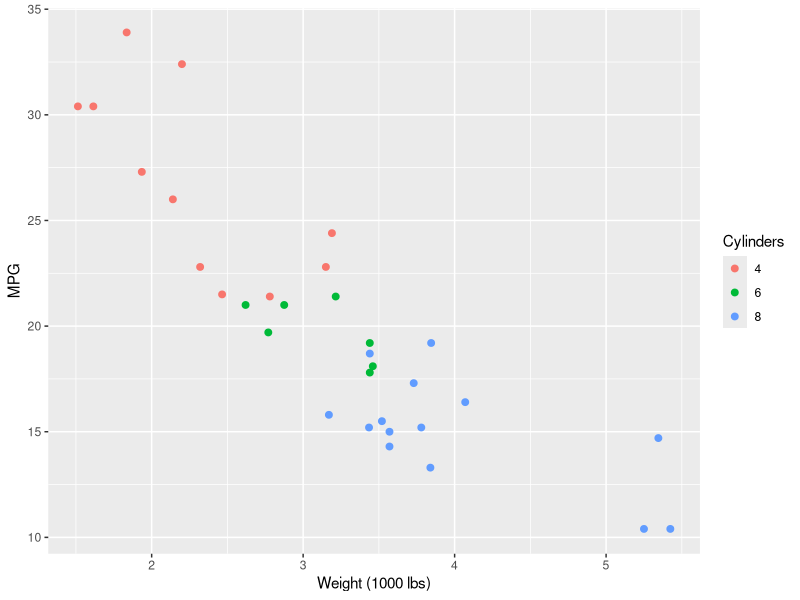

Generate this figure with R:
# title: Fuel efficiency vs. weight (ggplot2)
# source: ggplot2
library(ggplot2)
g <- ggplot(mtcars, aes(x = wt, y = mpg, color = factor(cyl))) +
  geom_point(size = 2) +
  labs(x = "Weight (1000 lbs)", y = "MPG", color = "Cylinders")
